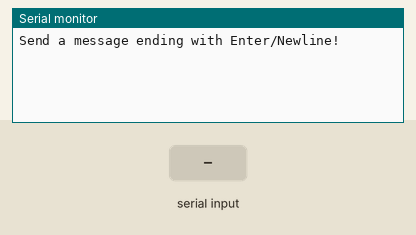
This program was run on a simulated ESP32. Shown: the last lines printed to the serial monitor. The test bench sets the inputs (shaded band).

Above: at 2.2 s.
2.3 s: "1\n" received over Serial
At 3.5 s:
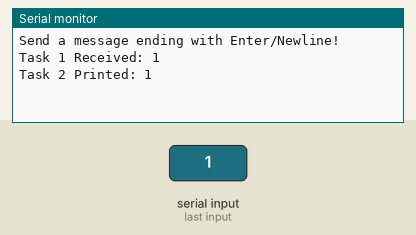
3.8 s: "0\n" received over Serial
At 5.0 s:
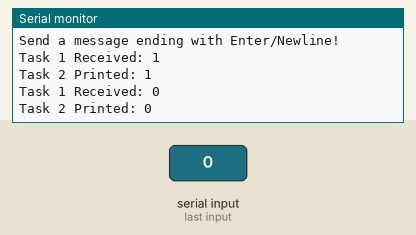
5.3 s: "2\n" received over Serial
At 6.1 s:
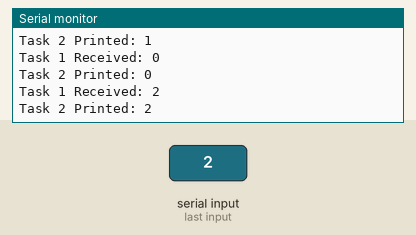

Measured:
- after the input at 2.3 s, the serial monitor: prints a new line at once (image 1)
- after the input at 3.8 s, the serial monitor: prints a new line at once (image 2)
- after the input at 5.3 s, the serial monitor: prints a new line at once (image 3)

The program:

main.cpp
```cpp
#include <Arduino.h>

#if CONFIG_FREERTOS_UNICORE
  BaseType_t app_cpu = 0;
#else
  BaseType_t app_cpu = 1;
#endif

// 1. Declare the Queue Handle (NO global char arrays!)
QueueHandle_t msgQueue;

// --- Task 1: Receive Message ---
void receiveMsg(void *parameters) {
  char localBuffer[100]; // Temporary holding pen
  uint8_t index = 0;     // Keeps track of where we are in the buffer

  while (true) {
    if (Serial.available() > 0) {
      char c = Serial.read();

      // If we hit 'Enter' (Newline)
      if (c == '\n' || c == '\r') {

        if(index > 0){ // Only process if we have something in the buffer
        localBuffer[index] = '\0'; // 1. Cap off the string with a Null Terminator

        // 2. Allocate exact memory in the heap (+1 for the '\0')
        char *heapPtr = (char *)pvPortMalloc(index + 1);

          if (heapPtr != NULL) {
            // 3. Copy our local string into the safe heap space
            strcpy(heapPtr, localBuffer);

            Serial.println("Task 1 Received: " + String(heapPtr)); // Just to show we got it

            // 4. Tap Task 2 on the shoulder and hand it the map coordinate (pointer)
            xQueueSend(msgQueue, &heapPtr, portMAX_DELAY);
          }

        index = 0; // Reset index for the next incoming message
        }
      }
      else {
        // Keep catching characters (with safety limit to prevent crashing)
        if (index < sizeof(localBuffer) - 1) {
          localBuffer[index] = c;
          index++;
        }
      }
    }
    vTaskDelay(pdMS_TO_TICKS(10)); // Tiny delay to feed the watchdog
  }
}

// --- Task 2: Print Message ---
void printMsg(void *parameters) {
  char *receivedPtr; // Empty pointer waiting for an address

  while (true) {
    // 5. This task goes into a deep coma UNTIL a pointer arrives in the Queue
    if (xQueueReceive(msgQueue, &receivedPtr, portMAX_DELAY) == pdPASS) {

      Serial.print("Task 2 Printed: ");
      Serial.println(receivedPtr); // Print the string from the heap

      // 6. Demolish the heap space so we don't run out of RAM!
      vPortFree(receivedPtr);
    }
  }
}

void setup() {
  Serial.begin(115200);
  vTaskDelay(pdMS_TO_TICKS(1000)); // Give serial time to wake up
  Serial.println("Send a message ending with Enter/Newline!");

  // Initialize the Queue (Holds up to 10 pointers, each is the size of a char pointer)
  msgQueue = xQueueCreate(10, sizeof(char *));

  // Create Tasks
  xTaskCreatePinnedToCore(receiveMsg, "Receive Task", 2048, NULL, 2, NULL, app_cpu);
  xTaskCreatePinnedToCore(printMsg, "Print Task", 2048, NULL, 1, NULL, app_cpu);
}

void loop() {
  // FreeRTOS is driving now.
}
```
